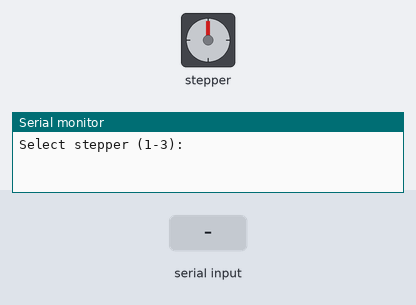
A sketch run on a simulated Arduino Uno, built with avr-gcc and run on an emulated ATmega328P. Parts: stepper motor, the last lines printed to the serial monitor. Inputs (shaded band) come from the test bench. Stepper angles assume 4096 steps per turn.

Above: at 1.4 s.
1.5 s: "+\n" received over Serial
3.0 s: "90,45,200\n" received over Serial
4.5 s: "1,90\n" received over Serial
6.0 s: "30,150,10\n" received over Serial
At 6.3 s:
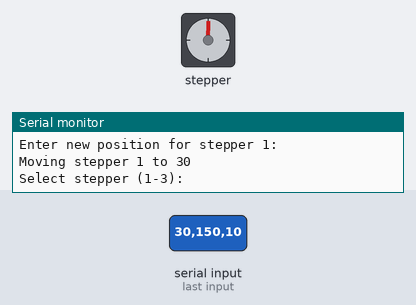
7.5 s: "-90\n" received over Serial
At 8.1 s:
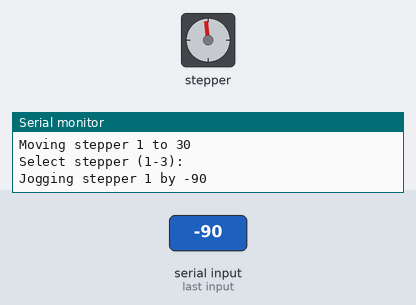
Timing chart, 0 to 10.1 s (numbered marks = the images above; inputs shaded):
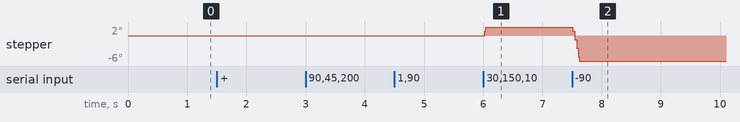

The sketch:

stepper_calibration.ino
```cpp
#include <Wire.h>
#include <Adafruit_MCP23X17.h>
#include <AccelStepper.h>
#include <MultiStepper.h>

// =======================================================
// MCP23X17 INSTANCE
// =======================================================
Adafruit_MCP23X17 mcp;

// =======================================================
// STEP SEQUENCE FOR HALF-STEP (8 steps)
// =======================================================
const uint8_t seq[8] = {0x9,0x8,0xC,0x4,0x6,0x2,0x3,0x1};

// =======================================================
// CUSTOM STEPPER CLASS THAT OUTPUTS TO MCP
// Old AccelStepper versions override `step(uint8_t)`
// =======================================================
class MCPStepper : public AccelStepper {
public:
  MCPStepper(uint8_t port, uint8_t offset)
    : AccelStepper(AccelStepper::HALF4WIRE), _port(port), _offset(offset) {}

protected:
  // OLD VERSIONS OF ACCELSTEPPER USE THIS SIGNATURE:
  virtual void step(uint8_t step) {
    uint8_t idx = step & 0x07;
    uint8_t val = seq[idx];

    if (_port == 0) {
      uint8_t cur = mcp.readGPIOA();
      cur &= ~(0x0F << _offset);
      cur |= (val << _offset);
      mcp.writeGPIOA(cur);
    } else {
      uint8_t cur = mcp.readGPIOB();
      cur &= ~(0x0F << _offset);
      cur |= (val << _offset);
      mcp.writeGPIOB(cur);
    }
  }

private:
  uint8_t _port;   // 0 = A, 1 = B
  uint8_t _offset; // nibble offset
};

// =======================================================
// CREATE STEPPERS
// =======================================================
MCPStepper stepper1(1, 0); // B0-B3
MCPStepper stepper2(1, 4); // B4-B7
MCPStepper stepper3(0, 0); // A0-A3

// =======================================================
// MULTISTEPPER
// =======================================================
MultiStepper multi;
long targets[3] = {0,0,0};

// =======================================================
// SERIAL STATE
// =======================================================
int selectedStepper = -1;
bool waitingForStepper = true;
bool waitingForPosition = false;

void promptStepper() {
  Serial.println("\nSelect stepper (1-3):");
  waitingForStepper = true;
  waitingForPosition = false;
}

void promptPosition() {
  Serial.print("Enter new position for stepper ");
  Serial.print(selectedStepper+1);
  Serial.println(":");
  waitingForPosition = true;
  waitingForStepper = false;
}

// =======================================================
// JOG FUNCTION
// =======================================================
void jog(int st, long amount) {
  targets[st] += amount;
  multi.moveTo(targets);
}

// =======================================================
// SETUP
// =======================================================
void setup() {
  Serial.begin(9600);
  delay(200);

  mcp.begin_I2C();
  mcp.writeGPIOA(0);
  mcp.writeGPIOB(0);

  for (int i=0;i<16;i++) mcp.pinMode(i, OUTPUT);

  stepper1.setMaxSpeed(800);
  stepper2.setMaxSpeed(800);
  stepper3.setMaxSpeed(800);

  multi.addStepper(stepper1);
  multi.addStepper(stepper2);
  multi.addStepper(stepper3);

  promptStepper();
}

// =======================================================
// LOOP
// =======================================================
void loop() {

  if (Serial.available()) {
    String in = Serial.readStringUntil('\n');
    in.trim();
    if (!in.length()) return;

    // Jog commands
    if (in.startsWith("+") || in.startsWith("-")) {
      long delta = in.toInt();
      jog(selectedStepper, delta);
      Serial.print("Jogging stepper ");
      Serial.print(selectedStepper+1);
      Serial.print(" by ");
      Serial.println(delta);
      return;
    }

    // Stepper selection
    if (waitingForStepper) {
      int s = in.toInt();
      if (s<1 || s>3) {
        Serial.println("Invalid stepper. Choose 1, 2, or 3.");
        promptStepper();
        return;
      }
      selectedStepper = s-1;
      promptPosition();
      return;
    }

    // Set absolute position
    if (waitingForPosition) {
      long pos = in.toInt();
      targets[selectedStepper] = pos;

      Serial.print("Moving stepper ");
      Serial.print(selectedStepper+1);
      Serial.print(" to ");
      Serial.println(pos);

      multi.moveTo(targets);

      waitingForPosition = false;
      promptStepper();
      return;
    }
  }

  multi.run();
}
```

Measured:
- after the input at 6.0 s, stepper: goes 1° 0.01 s, then 2°, starting at once
